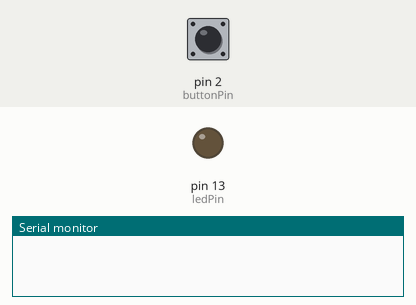
The sketch below on a simulated Arduino Uno, built with avr-gcc and run on an emulated ATmega328P. Parts: output pins drawn as LEDs (lit = HIGH), the last lines printed to the serial monitor. The test bench sets the inputs (shaded band); at power-on: pin 2 (buttonPin) LOW.

Above: at 1.2 s.
1.3 s: pin 2 (buttonPin) pulled HIGH for 0.15 s
At 2.3 s:
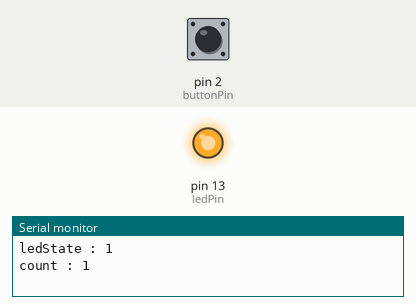
2.9 s: pin 2 (buttonPin) pulled HIGH for 1 s
At 3.5 s:
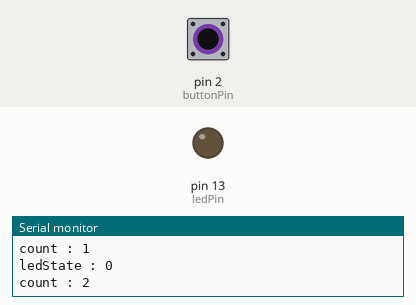
5.4 s: pin 2 (buttonPin) pulled HIGH for 3.2 s
At 6.6 s:
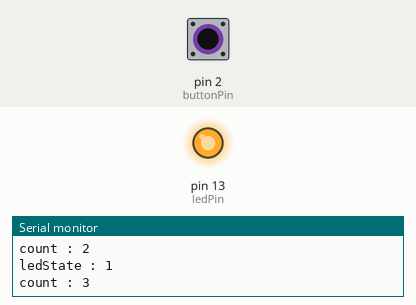
Timing chart, 0 to 8.4 s (numbered marks = the images above; inputs shaded):
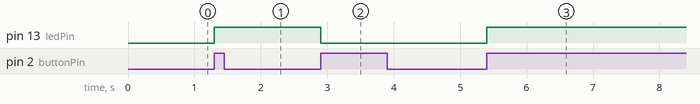

The sketch:

button_toggle2.ino
```cpp
// 버튼 토글식 led on/off
#define buttonPin 2
#define ledPin 13

int buttonState = 0;
int buttonState2 = 0;
int ledState = 0;
int cnt = 0;


void setup()
{
  Serial.begin(9600);
  pinMode(ledPin, OUTPUT);
  pinMode(buttonPin, INPUT);
}

void loop()
{
  buttonState = digitalRead(buttonPin);

  if(buttonState)
  {
    if(buttonState != buttonState2)
    {
      ledState = !ledState;
      digitalWrite(ledPin, ledState);

      Serial.print("ledState : ");
      Serial.println(ledState);

      cnt++;
      Serial.print("count : ");
      Serial.println(cnt);

      delay(100);

    }


  }
  buttonState2 = buttonState;
}

// high 들어올때만 카운트
```

Measured:
- after the input at 1.3 s, pin 13 (ledPin): LOW → HIGH at once
- after the input at 2.9 s, pin 13 (ledPin): HIGH → LOW at once
- after the input at 5.4 s, pin 13 (ledPin): LOW → HIGH at once
